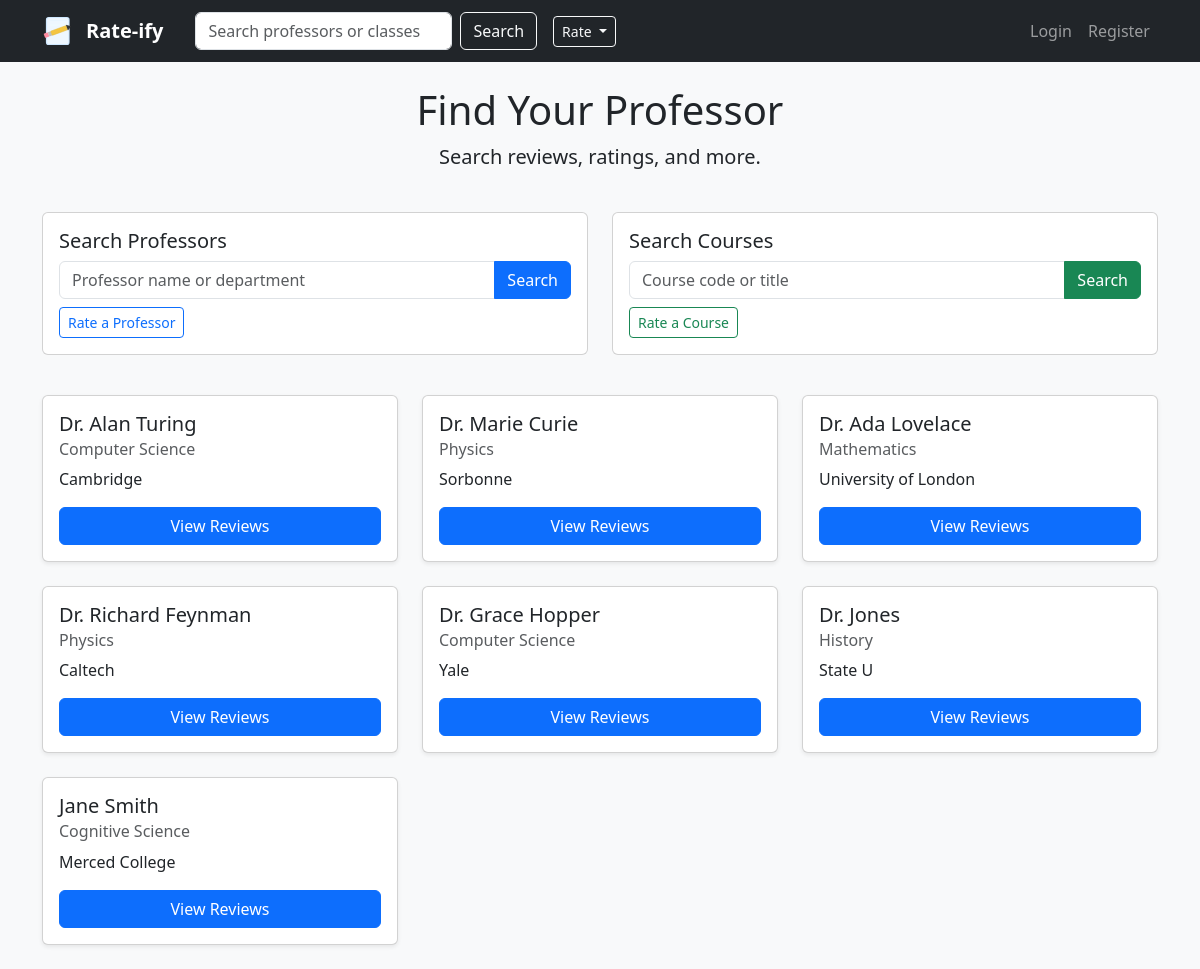
Before: / with the older database file.
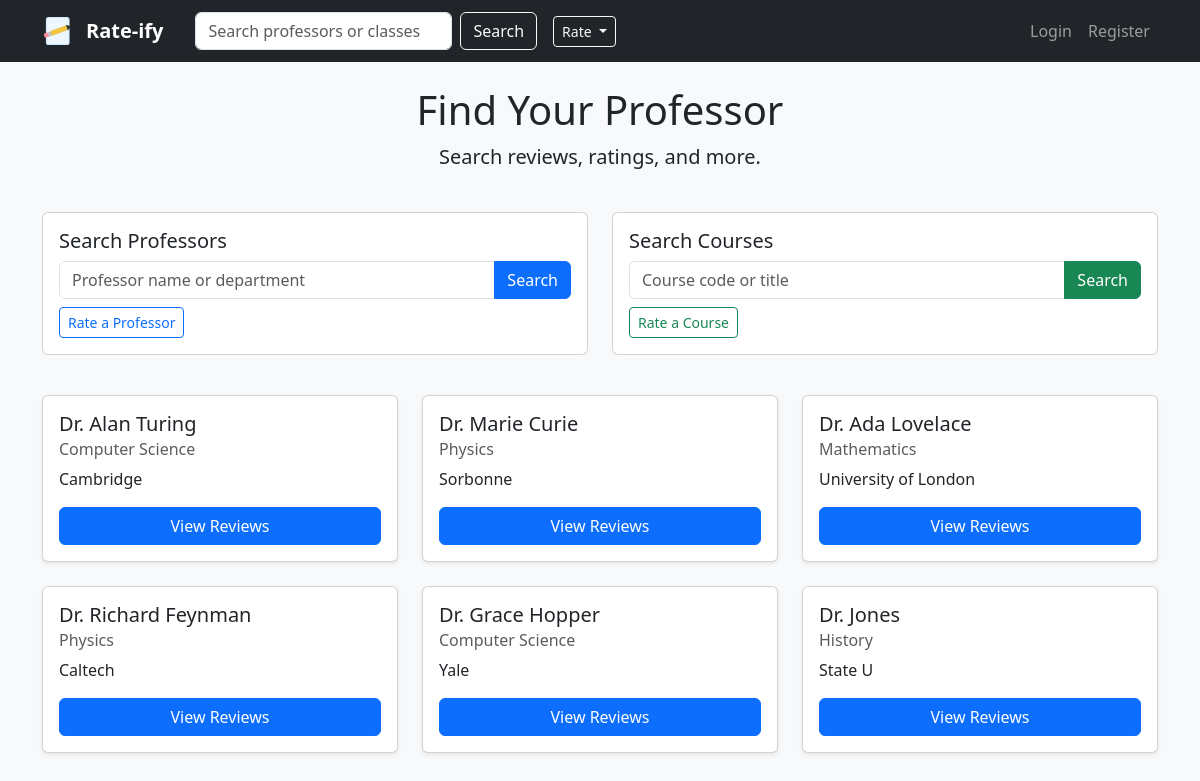
After: the same page with the newer database file.
### app.py (models this page shows)
class Professor(db.Model):
    __tablename__ = 'professors'
    id = db.Column(db.Integer, primary_key=True)
    name = db.Column(db.String(100), nullable=False)
    department = db.Column(db.String(100))
    university = db.Column(db.String(100))
    user_id = db.Column(db.Integer, db.ForeignKey('users.id'), nullable=True)
    reviews = db.relationship('Review', backref='professor', lazy=True)
    user = db.relationship('User', backref='professor_profile', uselist=False)

### app.py (the view)
@app.route('/')
def home():
    professors = Professor.query.all()
    if current_user.is_authenticated and getattr(current_user, 'role', None) == 'professor' and request.args.get('view') != 'others':
        return redirect(url_for('professor_dashboard'))
    total_courses = Course.query.count()
    total_reviews = Review.query.count() + CourseReview.query.count()
    return render_template('index.html',
                         professors=professors,
                         total_courses=total_courses,
                         total_reviews=total_reviews)

### templates/index.html
{% extends "base.html" %}
{% block content %}
<div class="row">
    <div class="col-md-12 text-center mb-4">
        <h1>Find Your Professor</h1>
        <p class="lead">Search reviews, ratings, and more.</p>
    </div>
</div>
<div class="row mb-4">
    <div class="col-md-6">
        <div class="card mb-3">
            <div class="card-body">
                <h5 class="card-title">Search Professors</h5>
                <form action="{{ url_for('search') }}" method="GET" class="mb-2">
                    <div class="input-group">
                        <input type="text" class="form-control" name="q" placeholder="Professor name or department">
                        <button class="btn btn-primary" type="submit">Search</button>
                    </div>
                </form>
                <a href="{{ url_for('rate_class') }}" class="btn btn-outline-primary btn-sm">Rate a Professor</a>
            </div>
        </div>
    </div>
    <div class="col-md-6">
        <div class="card mb-3">
            <div class="card-body">
                <h5 class="card-title">Search Courses</h5>
                <form action="{{ url_for('course_search') }}" method="GET" class="mb-2">
                    <div class="input-group">
                        <input type="text" class="form-control" name="q" placeholder="Course code or title">
                        <button class="btn btn-success" type="submit">Search</button>
                    </div>
                </form>
                <a href="{{ url_for('review_course') }}" class="btn btn-outline-success btn-sm">Rate a Course</a>
            </div>
        </div>
    </div>
</div>
<div class="row">
    {% for prof in professors %}
    <div class="col-md-4 mb-4">
        <div class="card shadow-sm">
            <div class="card-body">
                <h5 class="card-title">{{ prof.name }}</h5>
                <h6 class="card-subtitle mb-2 text-muted">{{ prof.department }}</h6>
                <p class="card-text">{{ prof.university }}</p>
                <a href="{{ url_for('professor_detail', id=prof.id) }}" class="btn btn-primary w-100">View Reviews</a>
            </div>
        </div>
    </div>
    {% endfor %}
</div>
{% endblock %}

Changed rows visible on the page:
removed Professor: name "Jane Smith", department "Cognitive Science", university "Merced College"
